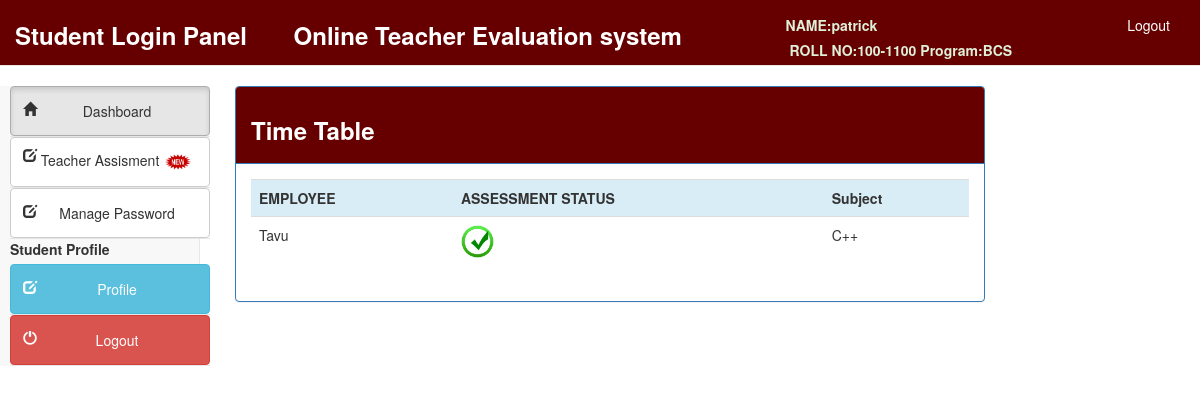
The app's page /studentlogin/select_teacher.php (signed in) with its own data.
### tables this page shows
CREATE TABLE `student` (
  `StudentID` int(15) NOT NULL,
  `StudentName` varchar(50) NOT NULL,
  `FatherName` varchar(50) NOT NULL,
  `Gender` varchar(10) NOT NULL,
  `SessionID` int(11) NOT NULL,
  `ProgramID` int(15) NOT NULL,
  `DepartmentID` int(15) NOT NULL,
  `SemesterID` int(15) NOT NULL,
  `RollNO` varchar(20) NOT NULL,
  `Password` varchar(20) NOT NULL
);

CREATE TABLE `program` (
  `ProgramID` int(15) NOT NULL,
  `ProgramName` varchar(50) NOT NULL,
  `DepartmentID` int(15) NOT NULL,
  `Semesters` int(10) NOT NULL
);

CREATE TABLE `subject` (
  `SubjectID` int(15) NOT NULL,
  `Subjectcode` varchar(30) NOT NULL,
  `SubjectName` varchar(50) NOT NULL,
  `SemesterID` int(15) NOT NULL,
  `ProgramID` int(15) NOT NULL,
  `DepartmentID` int(15) NOT NULL
);

CREATE TABLE `teacher` (
  `TeacherID` int(15) NOT NULL,
  `TeacherName` varchar(50) NOT NULL,
  `FatherName` varchar(50) NOT NULL,
  `CNIC` varchar(40) NOT NULL
);

### studentlogin/select_teacher.php (the view, shortened to what this page needs)
<?php
include("connection.php");
$user_id=$_SESSION['user_id'];
?>
<?php
$subject=mysqli_query($connection,"SELECT SubjectName, subject.SubjectID AS subID
FROM subject
INNER JOIN student ON student.ProgramID = subject.ProgramID
AND student.SemesterID=subject.SemesterID
WHERE StudentID ='$user_id' ");
?>
<!DOCTYPE html>
<html lang="en">
<head>
<link href="style/css/bootstrap.min.css" rel="stylesheet">
<link href="style/css/k.css" rel="stylesheet">
</head>
<body>
						<div class="row">
  	    <?php include("include/header.php");?>
        <div class="container-fluid">
   		<?php include ("include/side_bar.php");?>
<div class="col-md-8 cantant">
<div class="panel panel-primary" style="margin-left:20px">
<div class="panel-heading" style="background-color:#660000">
<h3><strong style="color:white">Time Table</strong></h3>
</div>
<div class="panel-body">
<div id="table-responsive">
<table border="0" class="table">
<tr class="info">
<td><strong>EMPLOYEE </strong></td>
<td><strong>ASSESSMENT STATUS </strong></td>
<td><strong>Subject</strong></td>
</tr>
<?php while ($row_subject=mysqli_fetch_array($subject)) {
?>
<?php
$teacher_name = mysqli_query($connection,"SELECT TeacherName,teacher.TeacherID as techId,teachersubject.SubjectID as subId
FROM teacher
INNER JOIN teachersubject ON teachersubject.TeacherID = teacher.TeacherID
WHERE SubjectID = '$row_subject[subID]'");
$teacher_row_run = mysqli_fetch_array($teacher_name);
?>
<tr>
  <?php
    $question=mysqli_query($connection,"select eval_id,QuestionText,eval_ans,question from question
    inner join evaluation on evaluation.question = question.QuestionID
    where tech_id = '".$teacher_row_run['techId']."' AND sub_id ='".$teacher_row_run['subId']."' AND stu_id='$user_id'")or die (mysqli_error($connection));
   $num_rows =  mysqli_num_rows($question);
    if($num_rows>0){
        ?>
    <td ><?php echo $teacher_row_run['TeacherName'];?> </td>
<td><img src="done.jpg" width="33" height="33" /></td>
    <?php } ?>
<td><?php echo $row_subject['SubjectName'] ?></td>
</tr>
<?php } ?>
</div>
</div>
</div>
</div>
</div>
</div>
</body>
</html>

### studentlogin/include/header.php (shortened to what this page needs)
<div class="container-fluid">
<nav class="navbar navbar-default navbar-static-top">
	<div class="navbar-header" style="background-color:#660000">
			<a class="navbar-brand" href="#" style="font-size:24px; margin-top:10px">
                <b style="color:white">Student Login Panel &nbsp;&nbsp;&nbsp;&nbsp;&nbsp; Online Teacher Evaluation system </b>		</a>	</div>
<div class="collapse navbar-collapse" style="background-color:#660000">
         <?php
    $query=mysqli_query($connection,"select StudentName,RollNO,ProgramName from student
    inner join program on student.ProgramID = program.ProgramID
    where StudentID='$user_id'")or die ("query 1 incorrect.......");
list($StudentName,$RollNO,$ProgramName)=mysqli_fetch_array($query);
?>
<ul class="nav navbar-nav navbar-right">
<li class="dropdown">
    <li style="margin-right:100px;margin-top:15px;color:#dff0d8" ><label>NAME:</label><strong><?php echo $StudentName; ?></strong> <br><label></label><label></label>
        <label>ROLL NO:</label><strong><?php echo $RollNO; ?></strong>
          <label>Program:</label><strong><?php echo $ProgramName; ?></strong>
    </li>
        <li style="margin-right:30px"><a href="logout.php" style="color:white">Logout</a></li>
	</ul>
	  </div>
  </div>

### records on screen
student: StudentName "patrick", RollNO "100-1100", ProgramID.ProgramName "BCS"
subject: teacher.TeacherName "Tavu", SubjectName "C++"
